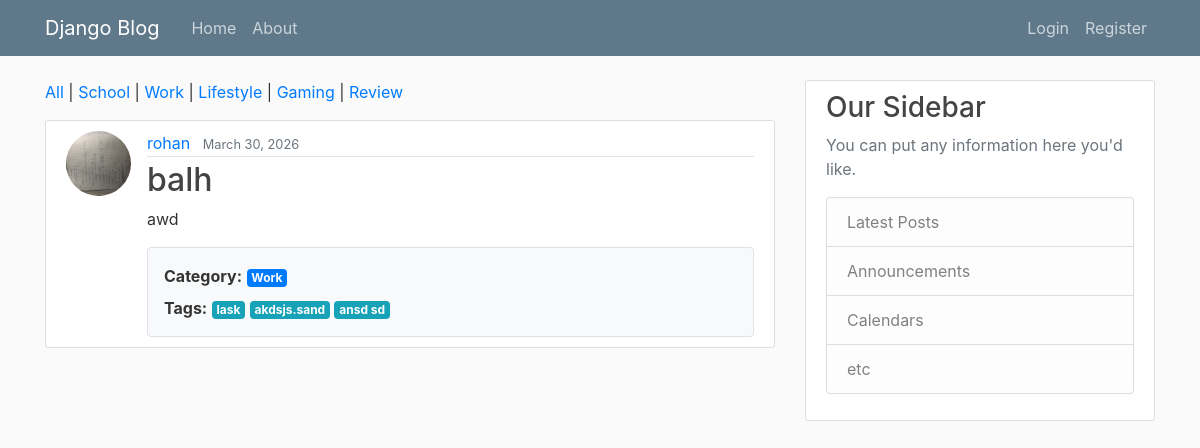
Screenshot of /?category=Work with the database file from the repository.
### blog/models.py (models this page shows, shortened)
class Category(models.Model):
    name = models.CharField(max_length=50, unique=True) # Name of the category (e.g. School)
    slug = models.SlugField(unique=True, blank=True) # (slugs ensuring that special characters in categories or tags do not break the website's URL structure) URL-friendly version of the name

class Post(models.Model):
    title = models.CharField(max_length=100) # title character field attributes
    content = models.TextField() # unrestricted text
    date_posted = models.DateTimeField(default=timezone.now) # sets the date of the post, though is changeable
    author = models.ForeignKey(User, on_delete=models.CASCADE) # One-to-many relationship, one user, many posts. If a user is deleted then all posts are deleted
    category = models.ForeignKey(
        Category,
        on_delete=models.SET_NULL,
        null=True,
        blank=True,
        related_name='posts'
    )
    tags = models.ManyToManyField(
        Tag,
        blank=True,
        related_name='posts'
    )

class Tag(models.Model):
    name = models.CharField(max_length=30, unique=True) # Tag name entered by user
    slug = models.SlugField(unique=True, blank=True) # Clean URL version

### users/models.py (models this page shows, shortened)
class Profile(models.Model):
    user = models.OneToOneField(User, on_delete=models.CASCADE)
    image = models.ImageField(default='profile_pics/default.jpg',
                              upload_to='profile_pics')

### blog/views.py (the view)
# urls.py: path('', PostListView.as_view(), name='blog-home'),
class PostListView(ListView):
    model = Post
    template_name = 'blog/home.html'  # <app>/<model>_<viewtype>.html
    context_object_name = 'posts'
    ordering = ['-date_posted']
    def get_queryset(self):
        queryset = super().get_queryset()
        category = self.request.GET.get('category')
        tag = self.request.GET.get('tag')
        if category:
            queryset = queryset.filter(category__slug=category)
        if tag:
            queryset = queryset.filter(tags__slug=tag)
        return queryset
    def get_context_data(self, **kwargs):
        context = super().get_context_data(**kwargs)
        context['categories'] = Category.objects.all()
        return context

### blog/templates/blog/home.html
{% extends "base/base.html" %}
{% block content %}
<div class="mb-3">
  <a href="{% url 'blog-home' %}">All</a>
  {% for category in categories %}
    | <a href="?category={{ category.slug }}">{{ category.name }}</a>
  {% endfor %}
</div>
{% for post in posts %}
<article class="media content-section">
    <img class="rounded-circle article-img" src="{{ post.author.profile.image.url }}">
    <div class="media-body">
        <div class="article-metadata">
            <a class="mr-2" href="#">{{ post.author }}</a>
            <small class="text-muted">{{ post.date_posted|date:"F d, Y" }}</small>
        </div>
        <h2>
            <a class="article-title" href="{% url 'post-detail' post.id %}">{{ post.title }}</a>
        </h2>
        <p class="article-content">{{ post.content }}</p>
        <div class="border rounded p-3 mt-2 bg-light">
            <p class="mb-2">
                <strong>Category:</strong>
                {% if post.category %}
                    <span class="badge badge-primary">{{ post.category.name }}</span>
                {% else %}
                    <span class="text-muted">None</span>
                {% endif %}
            </p>
            <p class="mb-0">
                <strong>Tags:</strong>
                {% for tag in post.tags.all %}
                    <span class="badge badge-info">{{ tag.name }}</span>{% if not forloop.last %} {% endif %}
                {% empty %}
                    <span class="text-muted">None</span>
                {% endfor %}
            </p>
        </div>
    </div>
</article>
{% endfor %}
{% endblock content %}

### blog/static/blog/main.css (style rules this page uses)
body { background: #fafafa; color: #333333; margin-top: 5rem; }
h1, h2, h3, h4, h5, h6 { color: #444444; }
.content-section { background: #ffffff; padding: 10px 20px; border: 1px solid #dddddd; border-radius: 3px; margin-bottom: 20px; }
.article-title { color: #444444; }
.article-content { white-space: pre-line; }
.article-img { height: 65px; width: 65px; margin-right: 16px; }
.article-metadata { padding-bottom: 1px; margin-bottom: 4px; border-bottom: 1px solid #e3e3e3 }

### rows the page displays
Category: name "School"
Category: name "Work"
Category: name "Lifestyle"
Category: name "Gaming"
Category: name "Review"
Post: author.profile.image (picture), author "rohan", date_posted "March 30, 2026", title "balh", content "awd", category.name "Work"
Tag: name "lask"
Tag: name "akdsjs.sand"
Tag: name "ansd sd"
